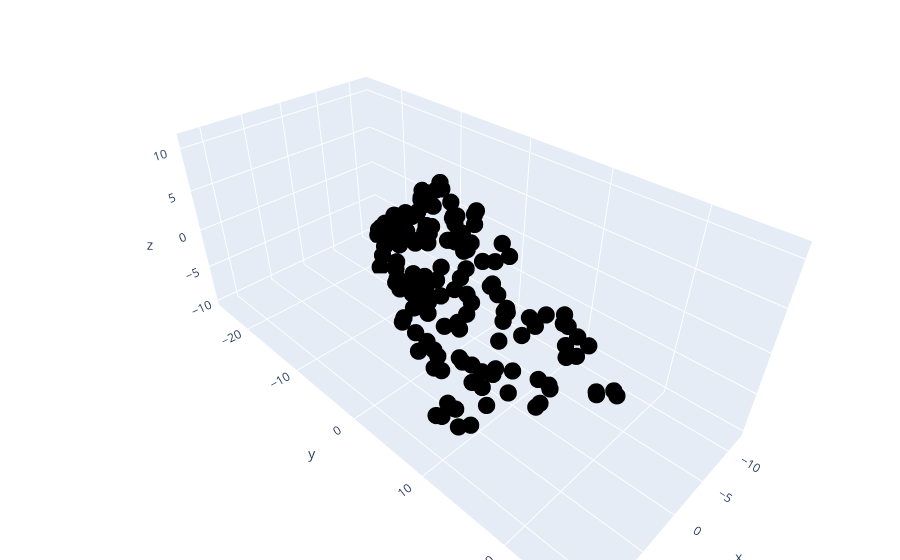

The notebook cell this image was saved under:
### Code cell
import plotly.graph_objects as go

v1 = np.array([3, 5, 1])
v2 = np.array([0, 2, 2])

sl = np.random.uniform(low=xlim[0], high=xlim[1], size=(150,2))

points = np.zeros((150, 3))
for i in range(len(sl)):
    points[i,:] = v1*sl[i,0] + v2*sl[i, 1]
    

fig = go.Figure(data=[go.Scatter3d(x=points[:,0], y=points[:,1], z=points[:,2], 
                                    mode='markers', marker=dict(size=6,color='black') )])

fig.update_layout(margin=dict(l=0,r=0,b=0,t=0))
plt.savefig('Figure_02_07b.png',dpi=300)
fig.show()

### Figure 1 — Plotly figure (JSON) as saved in the notebook; plotly's stock layout.template omitted (floating-point values rounded to 4 significant figures; data arrays with more than 128 entries replaced by an {"elided": "..."} marker saying what was removed)
{"data": [{"marker": {"color": "black", "size": 6}, "mode": "markers", "x": {"elided": "150 float values"}, "y": {"elided": "150 float values"}, "z": {"elided": "150 float values"}, "type": "scatter3d"}], "layout": {"margin": {"l": 0, "r": 0, "b": 0, "t": 0}}}
